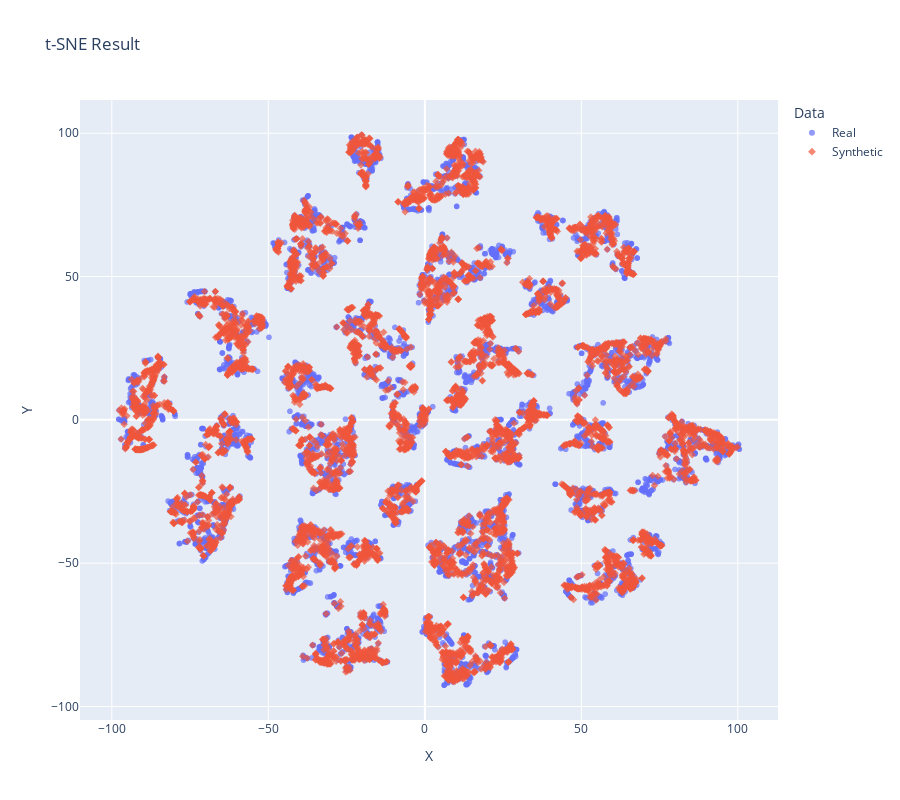

The notebook cell saved with this chart:
### Code cell
fig = px.scatter(
    tsne_result,
    x="X",
    y="Y",
    color="Data",
    symbol="Data",
    opacity=0.7,
    title="t-SNE Result",
)
fig.update_layout(height=800)
fig.show()

### Figure 1 — Plotly figure (JSON) as saved in the notebook; plotly's stock layout.template omitted (floating-point values rounded to 4 significant figures; data arrays with more than 128 entries replaced by an {"elided": "..."} marker saying what was removed)
{"data": [{"hovertemplate": "Data=Real<br>X=%{x}<br>Y=%{y}<extra></extra>", "legendgroup": "Real", "marker": {"color": "#636efa", "opacity": 0.7, "symbol": "circle"}, "mode": "markers", "name": "Real", "showlegend": true, "type": "scattergl", "x": {"elided": "6000 float values"}, "xaxis": "x", "y": {"elided": "6000 float values"}, "yaxis": "y"}, {"hovertemplate": "Data=Synthetic<br>X=%{x}<br>Y=%{y}<extra></extra>", "legendgroup": "Synthetic", "marker": {"color": "#EF553B", "opacity": 0.7, "symbol": "diamond"}, "mode": "markers", "name": "Synthetic", "showlegend": true, "type": "scattergl", "x": {"elided": "7500 float values"}, "xaxis": "x", "y": {"elided": "7500 float values"}, "yaxis": "y"}], "layout": {"height": 800, "legend": {"title": {"text": "Data"}, "tracegroupgap": 0}, "title": {"text": "t-SNE Result"}, "xaxis": {"anchor": "y", "domain": [0, 1], "title": {"text": "X"}}, "yaxis": {"anchor": "x", "domain": [0, 1], "title": {"text": "Y"}}}}
